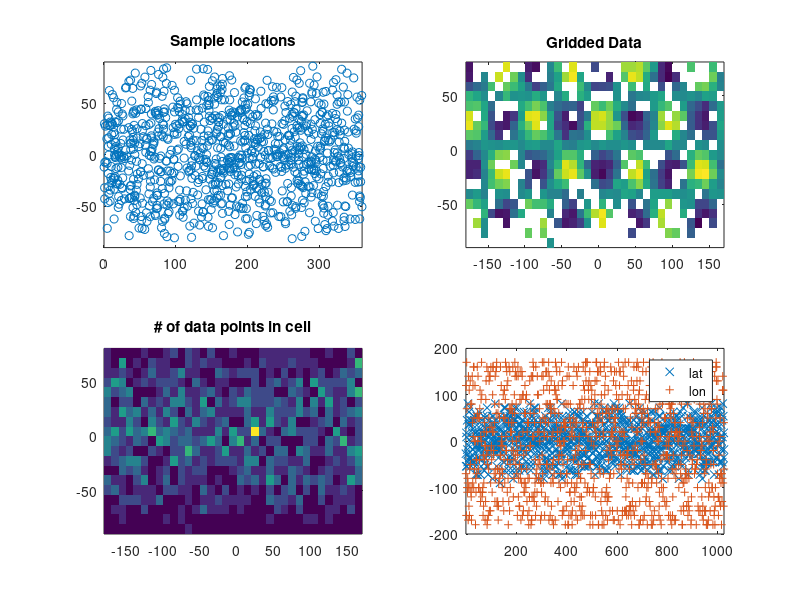

This chart was generated by the following MATLAB code:
%Set number of random data points
Ndata	=	1024;
%make random locations for "cores"
xyz	=	2*rand(3,Ndata)-1	;
xyz	=	xyz./sqrt(sum(xyz.*xyz,1));
%Core location latitude
lat	=	(180/pi)*acos(1-2*rand(1,Ndata))-90;
%Core location longitude
lon	=	360*rand(1,Ndata);
%Value at eat sample location
dat	=	sin(4*pi*lat/180).*cos(4*pi*lon/180)+.2*rand(1,Ndata);
%Plot the location of the points
subplot(2,2,1)
plot(lon,lat,"o;;")
xlim([0,360])
ylim([-90,90])
title("Sample locations")
% Make grid to put averages in
dlat	=	9;
dlon	=	10;
glat	=	-90:dlat:(90-dlat);
glon	=	-180:dlon:(180-dlon);
Nlon	=	length(glon);
Nlat	=	length(glat);
datgrid	=	zeros(Nlon,Nlat);
ingrid	=	zeros(Nlon,Nlat);
gridcell=	zeros(2,Ndata);
incell	=	cell(Nlon,Nlat);
% take average of values in each grid
for k=1:Ndata
	i		=	round((lon(k)-glon(1))/dlon);
	i		=	mod(i,Nlon)+1;
	j		=	round((lat(k)-glat(1))/dlat);
	j		=	mod(j,Nlat)+1;
	incell{i,j}	=	[incell{i,j},k];
	gridcell(:,k)	=	[i,j];
	ingrid(i,j)	=	ingrid(i,j)+1;
	datgrid(i,j)	=	datgrid(i,j)+dat(k);
end%for
datgrid	=	datgrid./ingrid;
subplot(2,2,2)
pcolor(glon,glat,datgrid')
shading flat
title("Gridded Data")
subplot(2,2,3)
pcolor(glon,glat,ingrid')
title("# of data points in cell")
shading flat
subplot(2,2,4)
plot(1:Ndata,glat(gridcell(2,:)),"x;lat;",1:Ndata,glon(gridcell(1,:)),"+;lon;")
xlim([1,Ndata])
